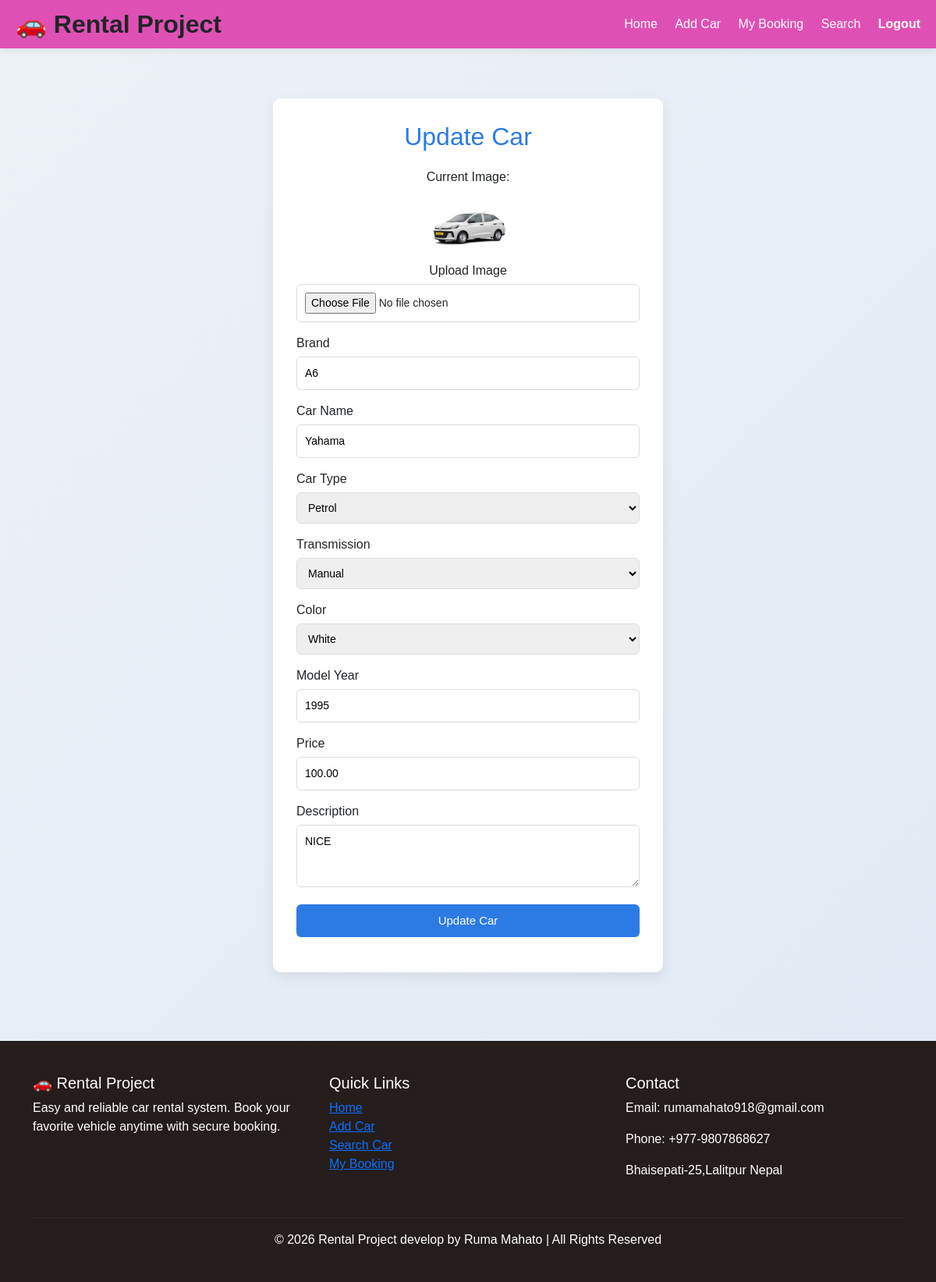
/update_car/4/ (signed in), run on the app's committed database.
### rentalapp/models.py (models this page shows, shortened)
class Car(models.Model):
    TRANSMISSION_CHOICES = [
        ("Manual", "Manual"),
        ("Automatic", "Automatic"),
    ]
    TYPE_CHOICES = [
        ("Petrol", "Petrol"),
        ("Diesel", "Diesel"),
        ("Hybrid", "Hybrid"),
        ("Electric", "Electric"),
    ]
    brand = models.CharField(max_length=100)
    name = models.CharField(max_length=100)
    image = models.ImageField(upload_to="cars/")
    color = models.CharField(max_length=50)
    model_year = models.IntegerField()
    transmission = models.CharField(max_length=20, choices=TRANSMISSION_CHOICES)
    car_type = models.CharField(max_length=20, choices=TYPE_CHOICES)
    price = models.DecimalField(max_digits=8, decimal_places=2)
    description = models.TextField(blank=True)
    created_at = models.DateTimeField(auto_now_add=True)

### rentalapp/views.py (the view, shortened to what this page needs)
# urls.py: path("update_car/<int:id>/", views.update_car, name="update_car"),
@login_required(login_url='login')
def update_car(request, id):
    car = get_object_or_404(Car, id=id)
    return render(request, "rentalapp/car.html", {"car": car})

### rentalapp/templates/rentalapp/car.html (shortened to what this page needs)
{% extends "base.html" %}
{% block content %}
<div class="form-container">
    <form method="POST" enctype="multipart/form-data" class="car-form">
        <h2>{% if car %}Update Car{% else %}Add New Car{% endif %}</h2>
        {% if car and car.image %}
        <div class="form-group center current-image">
            <p>Current Image:</p>
            <img src="{{ car.image.url }}" alt="Car Image">
        </div>
        {% endif %}
        <div class="form-group center">
            <label for="id_image">Upload Image</label>
            <input type="file" name="image" id="id_image" accept="image/*" onchange="previewImage(event)">
        </div>
        <div class="form-group">
            <label for="brand">Brand</label>
            <input type="text" id="brand" name="brand" placeholder="Brand"
                   value="{{ car.brand|default:'' }}" required>
        </div>
        <div class="form-group">
            <label for="name">Car Name</label>
            <input type="text" id="name" name="name" placeholder="Car Name"
                   value="{{ car.name|default:'' }}" required>
        </div>
        <div class="form-group">
            <label for="car_type">Car Type</label>
            <select id="car_type" name="car_type" required>
                <option value="Petrol" {% if car.car_type == "Petrol" %}selected{% endif %}>Petrol</option>
            </select>
        </div>
        <div class="form-group">
            <label for="transmission">Transmission</label>
            <select id="transmission" name="transmission" required>
                <option value="Manual" {% if car.transmission == "Manual" %}selected{% endif %}>Manual</option>
            </select>
        </div>
        <div class="form-group">
            <label for="color">Color</label>
            <select id="color" name="color" required>
                <option value="White" {% if car.color == "White" %}selected{% endif %}>White</option>
            </select>
        </div>
        <div class="form-group">
            <label for="model_year">Model Year</label>
            <input type="number" id="model_year" name="model_year" placeholder="Model Year"
                   value="{{ car.model_year|default:'' }}" min="1900" max="2100" required>
        </div>
        <div class="form-group">
            <label for="price">Price</label>
            <input type="number" id="price" name="price" placeholder="Price"
                   value="{{ car.price|default:'' }}" min="0" required>
        </div>
        <div class="form-group">
            <label for="description">Description</label>
            <textarea id="description" name="description" placeholder="Description">{{ car.description|default:'' }}</textarea>
        </div>
        <div class="form-group">
            <button type="submit" class="submit-btn">
                {% if car %}Update Car{% else %}Save Car{% endif %}
            </button>
        </div>
    </form>
</div>
{% endblock %}

### rentalapp/templates/base.html (style rules this page uses)
body { font-family: Arial, sans-serif; background: linear-gradient(135deg, #eef2f7, #dfe9f3); margin: 0; padding: 0; }

### rentalapp/templates/rentalapp/car.html (style rules this page uses)
body { background-color: #f4f6f9; }
.form-container { display: flex; justify-content: center; align-items: center; padding: 40px 0; }
.car-form { background: #ffffff; width: 100%; max-width: 500px; padding: 30px; border-radius: 10px; box-shadow: 0 6px 18px rgba(0,0,0,0.08); }
.car-form h2 { text-align: center; margin-bottom: 20px; color: #2c7be5; }
.form-group { margin-bottom: 15px; }
.form-group.center { text-align: center; }
.car-form label { display: block; margin-bottom: 5px; font-weight: 500; }
.car-form input, .car-form select, .car-form textarea { width: 100%; padding: 10px; border: 1px solid #ddd; border-radius: 6px; outline: none; font-size: 14px; transition: 0.3s; }
.car-form textarea { resize: vertical; min-height: 80px; }
.submit-btn { width: 100%; padding: 10px; background: #2c7be5; color: white; border: none; border-radius: 6px; font-size: 15px; cursor: pointer; transition: 0.3s; }
.current-image img, #preview-image { width: 150px; border-radius: 6px; margin-top: 10px; }

### data on the page
Car: image (picture), brand "A6", name "Yahama", car_type "Petrol", transmission "Manual", color "White", model_year "1995", price "100.00", description "NICE"
